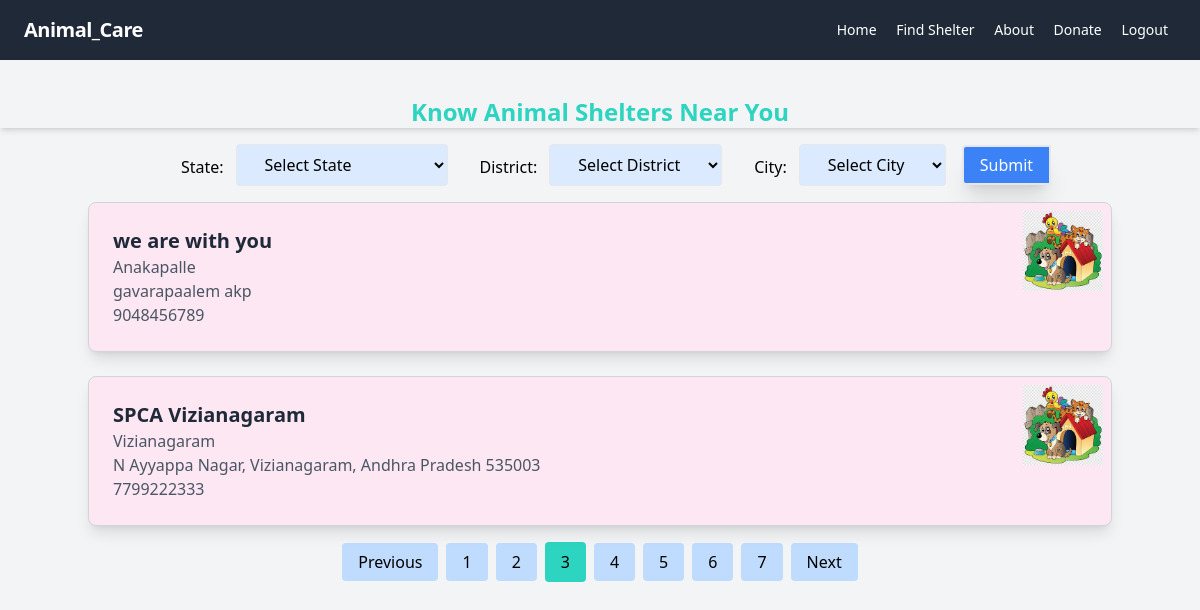
Screenshot of /find/?city=&page=3 (signed in) with the database file from the repository.
### AnimalApp/models.py (models this page shows)
class Shelter(models.Model):
    city=models.CharField(max_length=20)
    name=models.CharField(max_length=30)
    address=models.CharField(max_length=200)
    phone_number=models.PositiveIntegerField(default=123456789)

### AnimalApp/views.py (the view)
# urls.py: path('find/',views.find,name='find'),
@login_required(login_url='/login')
def find(request):
    city = request.GET.get('city', '')
    page_num = request.GET.get('page', 1)
    if request.method == 'POST':
        city = request.POST.get('area')
    if city:
        data = Shelter.objects.filter(city=city)
    else:
        data = Shelter.objects.all()
    pagination = Paginator(data, 2)
    finaldata = pagination.get_page(page_num)
    return render(request, 'alog.html', {'data': finaldata, 'city': city})

### templates/alog.html (shortened to what this page needs)
{% extends 'base.html' %}
{% load static %}
    {% block head %}
<head>
    <script src="https://cdn.tailwindcss.com"></script>
</head>
{% endblock %}
{% block content %}
<main class="flex-grow  pt-20">
    <section class="h-10 mb-2 ">
        <h2 class=" text-teal-400  text-2xl text-center mt-4 pd-0   shadow-md font-semibold">Know Animal Shelters Near You</h2><br>
    </section>
    <section class="">
        <form method="post" action="#" id="shelterForm" class="flex flex-col lg:flex-row lg:items-center justify-center space-y-4 lg:space-y-0 lg:space-x-4">
            <div class="flex flex-col lg:flex-row lg:items-center">
                <label for="state" class="ml-4 mt-1 mr-3">State:</label>
                <select id="state" class="px-6 py-2 border rounded bg-blue-100" onchange="populateDistricts()">
                    <option  value="">Select State</option>
                </select>
            </div>
            <div class="flex flex-col lg:flex-row lg:items-center">
                <label for="district" class="ml-4 mr-3 mt-1">District:</label>
                <select id="district" class="px-6 py-2 border rounded bg-blue-100" onchange="populateCities()">
                    <option value="">Select District</option>
                </select>
            </div>
            <div class="flex flex-col lg:flex-row lg:items-center">
                <label for="city" class="ml-4 mr-3 mt-1">City:</label>
                <select name='area' id="city" class="px-6 py-2 border rounded bg-blue-100" onchange="fetchShelterDetails()">
                    <option value="">Select City</option>
                </select>
            </div>
            <input type="submit" class="bg-blue-500 rounded-l px-4 h-10 text-white border-2 shadow-xl hover:shadow-md transition duration-300 ease-in-out hover:bg-teal-200 hover:text-black" value="Submit">
        </form>
        {% if data %}
        <div class="container mx-auto mt-4">
            {% for i in data %}
            <div class="relative bg-pink-100 border border-gray-300 rounded-lg shadow-lg p-6 mb-6">
                <div class="absolute top-2 right-2">
                    <img src="{% static 'download.jpeg' %}" alt="Shelter Logo" class="w-20 h-20">
                </div>
                <h2 class="text-xl font-semibold text-gray-800">{{ i.name }}</h2>
                <p class="text-gray-600">{{ i.city }}</p>
                <p class="text-gray-600">{{ i.address }}</p>
                <p class="text-gray-600">{{ i.phone_number }}</p>
            </div>
            {% endfor %}
        </div>
        {%else%}
        <div class="mt-6">
            <h2 class="text-2xl text-center font-bold text-gray-800 mb-4">No Results Found for "{{city}}"</h2>
        </div>
        {%endif%}
        <div class="flex justify-center mt-6">
            {% if data.has_other_pages %}
            <ul class="flex pagination space-x-2">
                {% if data.has_previous %}
                <li><a href="?city={{ city }}&page={{ data.previous_page_number }}" class="px-4 py-2 rounded bg-blue-200 hover:bg-blue-500">Previous</a></li>
                {% endif %}
                {% for num in data.paginator.page_range %}
                {% if data.number == num %}
                <li class="px-4 py-2 -mt-2 rounded bg-teal-400">{{ num }}</li>
                {% else %}
                <li><a href="?city={{ city }}&page={{ num }}" class="px-4 py-2 rounded bg-blue-200 hover:bg-blue-500">{{ num }}</a></li>
                {% endif %}
                {% endfor %}
                {% if data.has_next %}
                <li><a href="?city={{ city }}&page={{ data.next_page_number }}" class="px-4 py-2 rounded bg-blue-200 hover:bg-blue-500">Next</a></li>
                {% endif %}
            </ul>
            {% endif %}
        </div>
    </section>
</main>
{% endblock %}

### rows the page displays
Shelter: name "we are with you", city "Anakapalle", address "gavarapaalem akp", phone_number "9048456789"
Shelter: name "SPCA Vizianagaram", city "Vizianagaram", address "N Ayyappa Nagar, Vizianagaram, Andhra Pradesh 535003", phone_number "7799222333"

### other values shown
{{ num }} "1" "2" "4" "5" "6" "7"
{{ num }} "3"
